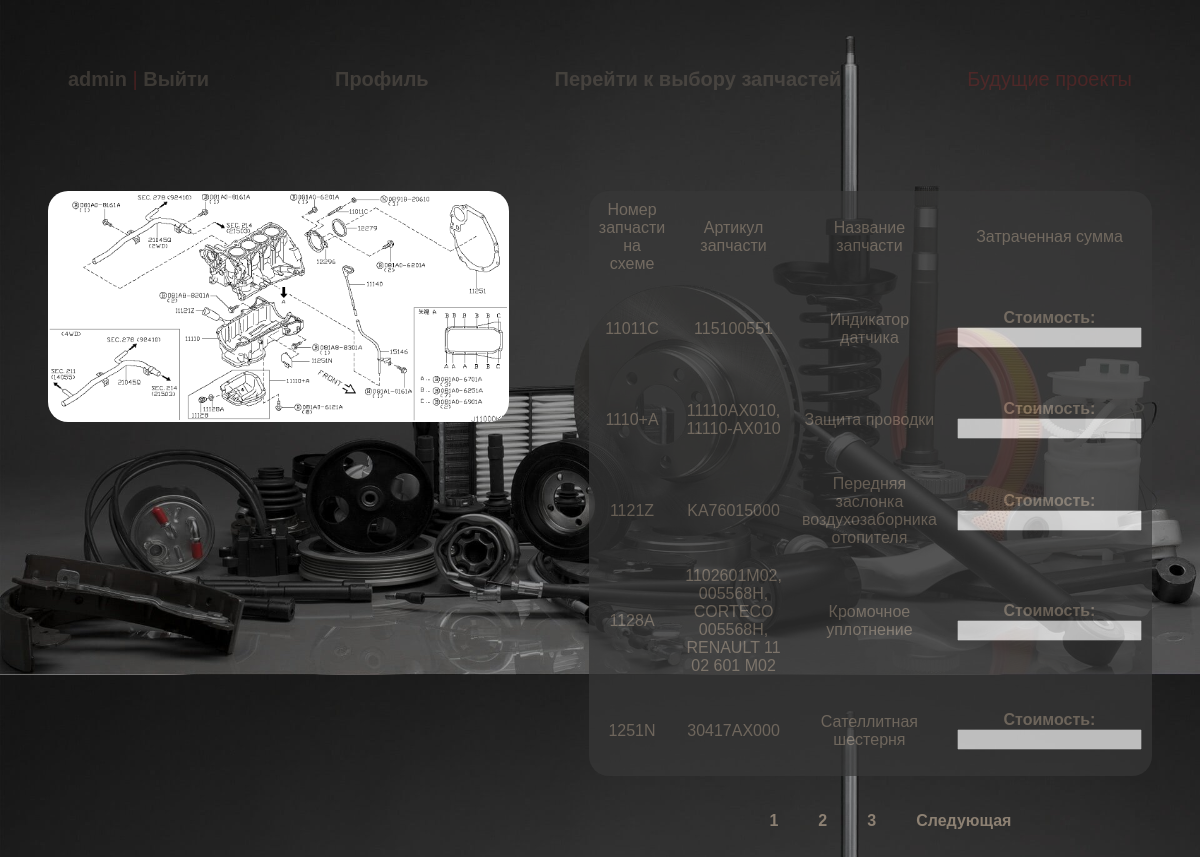
Screenshot of /parts/3/ (signed in) with the database file from the repository.
### users/models.py (models this page shows)
class User(AbstractUser):
    image = models.ImageField(upload_to='users_images', blank=True)
    car_name = models.CharField(max_length=100, blank=True)

### autoparts/models.py (models this page shows, shortened)
class SchemePart(models.Model):
    num_scheme = models.CharField(max_length=255, verbose_name='Номер схемы')
    name = models.CharField(max_length=255, verbose_name='Название схемы')
    category = models.ForeignKey(CategoryParts, verbose_name='Категория запчастей', on_delete=models.CASCADE)
    image = models.ImageField(upload_to='media/scheme', verbose_name='Изображение схемы', blank=True)
    car = models.ForeignKey(Car, verbose_name='Автомобиль', on_delete=models.CASCADE)
    class Meta:
        verbose_name = 'Схема запчастей'
        verbose_name_plural = 'Схемы запчастей'

class Parts(models.Model):
    num_scheme = models.ForeignKey(SchemePart, verbose_name='Номер схемы', on_delete=models.CASCADE)
    num_parts = models.CharField(max_length=100, verbose_name='Номер запчасти на схеме')
    articul = models.CharField(max_length=200, verbose_name='Артикул запчасти')
    name = models.CharField(max_length=200, verbose_name='Название запчасти')
    class Meta:
        verbose_name = 'Деталь'
        verbose_name_plural = 'Детали'

### autoparts/views.py (the view)
# urls.py: path('parts/<int:schem_id>/', views.parts, name='parts'),
@login_required(login_url='/users/login')
def parts(request, schem_id):
    schem = SchemePart.objects.get(id = schem_id)
    form = JournalForm()
    paginator = Paginator(Parts.objects.filter(num_scheme=schem_id), 5)
    page_number = request.GET.get('page')
    parts = paginator.get_page(page_number)
    context = {'parts': parts, 'form': form, 'schem': schem}
    return render(request, 'autoparts/parts.html', context)

### autoparts/forms.py
class JournalForm(forms.ModelForm):
    class Meta:
        model = Journal
        fields = ('price',)

### autoparts/templates/autoparts/parts.html (shortened to what this page needs)
{% extends 'autoparts/base.html' %}
{% block content %}
<div class='box'>
    <div class='semi'><img class='img2' src="{{schem.image.url}}"></div>
    <div class='semi'>
    <table>
         <tr>
             <td>Номер запчасти на схеме</td>
             <td>Артикул запчасти</td>
             <td>Название запчасти</td>
             <td>Затраченная сумма</td>
         </tr>
             {% for p in parts %}
<form method="POST" action="{% url 'journal_add' p.id %}"> {% csrf_token %}
          <tr>
             <td>{{p.num_parts}}</td>
             <td>{{p.articul}}</td>
             <td>{{p.name}}</td>
             <td>{{ form.as_p }}</td>
          </tr>
    </form>
             {% endfor %}
      </table>
<div>
         {% if parts %}
{% if parts.has_other_pages %}
<nav aria-label="Page navigation example">
    <ul class="">
        {% for page in parts.paginator.page_range %}
        <li class="">
            <a class="" href="?page={{page}}">{{page}}</a></li>
        {% endfor %}
        {% if parts.has_next %}
        <li class="">
            <a class="" href="?page={{journal.next_page_number}}">Следующая</a>
        </li>
        {% endif %}
    </ul>
</nav>
{% endif %}
{% endif %}
            </div>
    </div>
</div>
{% endblock %}

### autoparts/templates/autoparts/base.html (shortened to what this page needs)
{% load static %}
<!DOCTYPE html>
<html lang="en">
<head>
    <link rel="stylesheet" href="{% static 'css/style.css' %}">
</head>
<body>
    <div ><div class="menu">
        {% if request.user.is_authenticated %}
        <div class="bottom_menu"><a href="{% url 'index' %}">{{user.username}}</a> | <a href="{% url 'logout' %}">Выйти</a></div>
        <div class="bottom_menu"><a href="{% url 'profile' %}">Профиль</a></div>
        <div class="bottom_menu"><a href="{% url 'category'%}">Перейти к выбору запчастей</a></div>
        <div class="bottom_menu">Будущие проекты</div>
            {%else%}
            <li class="last"><a href="{% url 'register' %}">Регистрация </a> | <a href="{% url 'login' %}">Войти </a>
            </li>
            {% endif %}
        </div>
    </div>
        {% block content %}
        {% endblock %}
</body>
</html>

### autoparts/static/css/style.css (style rules this page uses)
.menu { display: flex; color: brown; justify-content: space-between; padding: 30px; text-align: center; font-size: 20px; }
.bottom_menu { margin: 10px; padding: 20px; border-radius:10px; opacity: .3; font-family: "Lucida Sans Unicode", "Lucida Grande", Sans-Serif; }
a, p { font-family: "Lucida Sans Unicode", "Lucida Grande", Sans-Serif; font-weight: bold; color: #8D8173; text-decoration: none; justify-content: space-between; }
.semi { width:50%; margin: 20px; padding: 20px; display:block; }
.box { color: rgb(245, 14, 14); display: flex; }
.img2 { border-radius: 20px; width: 100%; }
ul { display: flex; justify-content: center; }
li { margin: 10px; padding: 10px; list-style-type: none; }
td { width: 200px; }
table { font-family: "Lucida Sans Unicode", "Lucida Grande", Sans-Serif; text-align: center; border-collapse: collapse; border-spacing: 5px; background:#383838; opacity: 0.7; border-radius: 20px; }
td { padding: 10px; color: #8D8173; }

### rows the page displays
User: username "admin"
SchemePart: image (picture)
Parts: num_parts "11011C", articul "115100551", name "Индикатор датчика"
Parts: num_parts "1110+A", articul "11110AX010, 11110-AX010", name "Защита проводки"
Parts: num_parts "1121Z", articul "KA76015000", name "Передняя заслонка воздухозаборника отопителя"
Parts: num_parts "1128A", articul "1102601M02, 005568H, CORTECO 005568H, RENAULT 11 02 601 M02", name "Кромочное уплотнение"
Parts: num_parts "1251N", articul "30417AX000", name "Сателлитная шестерня"

### other values shown
{{ page }} "1" "2" "3"
